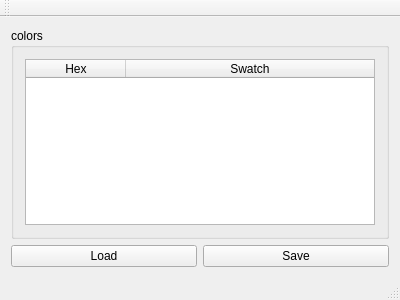
<?xml version="1.0" encoding="UTF-8"?>
<ui version="4.0">
 <class>MainView</class>
 <widget class="QMainWindow" name="MainView">
  <property name="geometry">
   <rect>
    <x>0</x>
    <y>0</y>
    <width>400</width>
    <height>300</height>
   </rect>
  </property>
  <property name="windowTitle">
   <string>Colorvu</string>
  </property>
  <widget class="QWidget" name="centralWidget">
   <layout class="QVBoxLayout" name="verticalLayout_2">
    <item>
     <widget class="QGroupBox" name="groupBox">
      <property name="title">
       <string>colors</string>
      </property>
      <layout class="QVBoxLayout" name="verticalLayout">
       <item>
        <widget class="QTableWidget" name="twColors">
         <property name="selectionMode">
          <enum>QAbstractItemView::NoSelection</enum>
         </property>
         <property name="showGrid">
          <bool>true</bool>
         </property>
         <attribute name="horizontalHeaderStretchLastSection">
          <bool>true</bool>
         </attribute>
         <column>
          <property name="text">
           <string>Hex</string>
          </property>
         </column>
         <column>
          <property name="text">
           <string>Swatch</string>
          </property>
         </column>
        </widget>
       </item>
      </layout>
     </widget>
    </item>
    <item>
     <layout class="QHBoxLayout" name="horizontalLayout">
      <item>
       <widget class="QPushButton" name="pbLoad">
        <property name="text">
         <string>Load</string>
        </property>
       </widget>
      </item>
      <item>
       <widget class="QPushButton" name="pbSave">
        <property name="text">
         <string>Save</string>
        </property>
       </widget>
      </item>
     </layout>
    </item>
   </layout>
  </widget>
  <widget class="QMenuBar" name="menuBar">
   <property name="geometry">
    <rect>
     <x>0</x>
     <y>0</y>
     <width>400</width>
     <height>22</height>
    </rect>
   </property>
  </widget>
  <widget class="QToolBar" name="mainToolBar">
   <attribute name="toolBarArea">
    <enum>TopToolBarArea</enum>
   </attribute>
   <attribute name="toolBarBreak">
    <bool>false</bool>
   </attribute>
  </widget>
  <widget class="QStatusBar" name="statusBar"/>
 </widget>
 <layoutdefault spacing="6" margin="11"/>
 <resources/>
 <connections/>
</ui>
